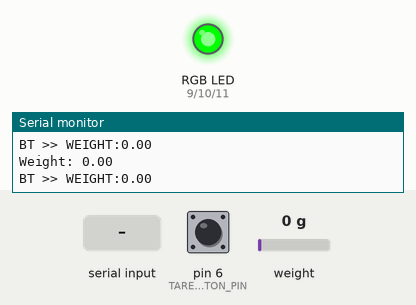
Simulated run of this program. Board: Arduino Mega 2560, built with avr-gcc and run on an emulated ATmega2560. Parts: an RGB LED mixed from three pins (HIGH = lit), the last lines printed to the serial monitor. The inputs (shaded band) are chosen by the test bench; at power-on: pin 6 (TARE_BUTTON_PIN) HIGH, weight on the scale 0 g.

Above: at 2.2 s.
2.3 s: "TARE\n" received over the second serial link
At 2.8 s:
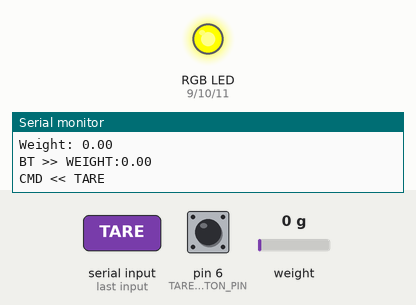
6.7 s: "STREAM_OFF\n" received over the second serial link
At 7.7 s:
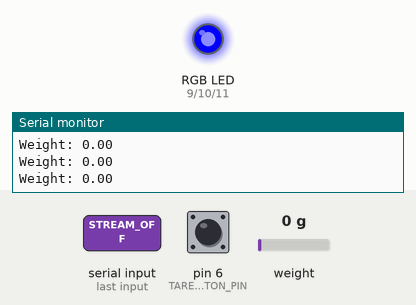
Timing chart, 0 to 9.7 s (numbered marks = the images above; inputs shaded):
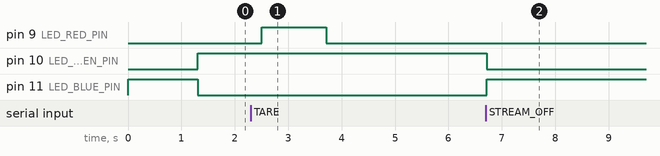

Measured:
- after the input at 2.3 s, pin 9 (LED_RED_PIN): LOW → HIGH after 0.21 s, → LOW 1.2 s later
- after the input at 6.7 s, pin 10 (LED_GREEN_PIN): HIGH → LOW at once; pin 11 (LED_BLUE_PIN): LOW → HIGH at once

The program:

main.cpp
```cpp
#include <Arduino.h>
#include <HX711.h>

// =========================
// Pin Definitions
// =========================
const int HX711_DOUT_PIN = 4;
const int HX711_SCK_PIN  = 5;
const int TARE_BUTTON_PIN = 6;

// RGB LED pins - optional
const int LED_RED_PIN   = 9;
const int LED_GREEN_PIN = 10;
const int LED_BLUE_PIN  = 11;

// =========================
// HX711
// =========================
HX711 scale;

// חשוב - זה רק ערך התחלתי לדוגמה
// חייב לכייל בפועל
float calibrationFactor = -7050.0f;

// =========================
// Stream / Timing
// =========================
bool streamEnabled = true;
unsigned long lastSendTime = 0;
const unsigned long sendIntervalMs = 250;

// =========================
// Button debounce
// =========================
bool lastButtonReading = HIGH;
bool stableButtonState = HIGH;
unsigned long lastDebounceTime = 0;
const unsigned long debounceDelay = 50;

// =========================
// Weight filter
// =========================
float filteredWeight = 0.0f;
bool filterInitialized = false;
const float alpha = 0.20f;

// =========================
// Serial command buffer
// =========================
String btBuffer = "";

// =========================
// RGB Helpers
// =========================
void setRGB(bool r, bool g, bool b) {
  digitalWrite(LED_RED_PIN,   r ? HIGH : LOW);
  digitalWrite(LED_GREEN_PIN, g ? HIGH : LOW);
  digitalWrite(LED_BLUE_PIN,  b ? HIGH : LOW);
}

void setStatusIdle() {
  // כחול - מוכן
  setRGB(0, 0, 1);
}

void setStatusStreaming() {
  // ירוק - משדר
  setRGB(0, 1, 0);
}

void setStatusError() {
  // אדום - שגיאה
  setRGB(1, 0, 0);
}

void setStatusTare() {
  // צהוב = אדום + ירוק
  setRGB(1, 1, 0);
}

// =========================
// Bluetooth send helper
// =========================
void sendBT(const String& msg) {
  Serial1.println(msg);
  Serial.print("BT >> ");
  Serial.println(msg);
}

// =========================
// Tare
// =========================
void tareScale() {
  setStatusTare();
  scale.tare();
  filteredWeight = 0.0f;
  filterInitialized = false;
  sendBT("TARE_DONE");
  delay(200);

  if (streamEnabled) {
    setStatusStreaming();
  } else {
    setStatusIdle();
  }
}

// =========================
// Read filtered weight
// =========================
float readWeightGrams() {
  if (!scale.is_ready()) {
    setStatusError();
    return filteredWeight;
  }

  float rawWeight = scale.get_units(3);

  // Noise floor
  if (abs(rawWeight) < 0.5f) {
    rawWeight = 0.0f;
  }

  if (!filterInitialized) {
    filteredWeight = rawWeight;
    filterInitialized = true;
  } else {
    filteredWeight = alpha * rawWeight + (1.0f - alpha) * filteredWeight;
  }

  return filteredWeight;
}

// =========================
// Command handler
// =========================
void handleCommand(String cmd) {
  cmd.trim();
  cmd.toUpperCase();

  Serial.print("CMD << ");
  Serial.println(cmd);

  if (cmd == "TARE") {
    tareScale();
  }
  else if (cmd == "STREAM_ON") {
    streamEnabled = true;
    setStatusStreaming();
    sendBT("STATUS:STREAM_ON");
  }
  else if (cmd == "STREAM_OFF") {
    streamEnabled = false;
    setStatusIdle();
    sendBT("STATUS:STREAM_OFF");
  }
  else if (cmd == "STATUS") {
    sendBT(String("STATUS:") + (streamEnabled ? "STREAM_ON" : "STREAM_OFF"));
  }
  else if (cmd == "PING") {
    sendBT("PONG");
  }
  else {
    setStatusError();
    sendBT("ERROR:UNKNOWN_COMMAND");
    delay(200);
    if (streamEnabled) {
      setStatusStreaming();
    } else {
      setStatusIdle();
    }
  }
}

// =========================
// Read commands from HC-06
// =========================
void readBluetoothCommands() {
  while (Serial1.available()) {
    char c = (char)Serial1.read();

    if (c == '\n' || c == '\r') {
      if (btBuffer.length() > 0) {
        handleCommand(btBuffer);
        btBuffer = "";
      }
    } else {
      btBuffer += c;
    }
  }
}

// =========================
// Check physical tare button
// =========================
void updateTareButton() {
  bool reading = digitalRead(TARE_BUTTON_PIN);

  if (reading != lastButtonReading) {
    lastDebounceTime = millis();
  }

  if ((millis() - lastDebounceTime) > debounceDelay) {
    if (reading != stableButtonState) {
      stableButtonState = reading;

      // Button pressed
      if (stableButtonState == LOW) {
        tareScale();
      }
    }
  }

  lastButtonReading = reading;
}

// =========================
// Setup
// =========================
void setup() {
  Serial.begin(115200);
  Serial1.begin(9600);  // HC-06 default is usually 9600

  pinMode(TARE_BUTTON_PIN, INPUT_PULLUP);

  pinMode(LED_RED_PIN, OUTPUT);
  pinMode(LED_GREEN_PIN, OUTPUT);
  pinMode(LED_BLUE_PIN, OUTPUT);

  setStatusIdle();

  scale.begin(HX711_DOUT_PIN, HX711_SCK_PIN);
  scale.set_scale(calibrationFactor);
  scale.tare();

  Serial.println("SmartBite Scale system ready");
  sendBT("STATUS:READY");
}

// =========================
// Main loop
// =========================
void loop() {
  readBluetoothCommands();
  updateTareButton();

  if (millis() - lastSendTime >= sendIntervalMs) {
    lastSendTime = millis();

    float weight = readWeightGrams();

    Serial.print("Weight: ");
    Serial.println(weight, 2);

    if (streamEnabled) {
      setStatusStreaming();
      sendBT("WEIGHT:" + String(weight, 2));
    }
  }
}
```
